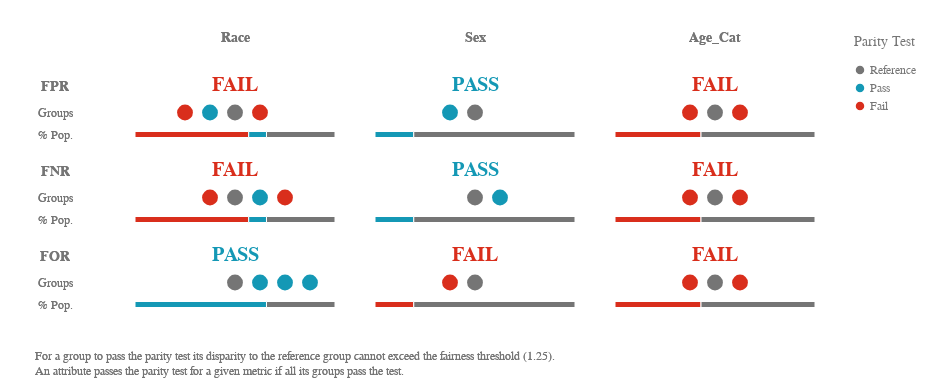

The code cell stored with this chart in its notebook:
### Code cell
metrics = ['fpr', 'fnr', 'for']
disparity_tolerance = 1.25

ap.summary(bias_df, metrics, fairness_threshold=disparity_tolerance)
